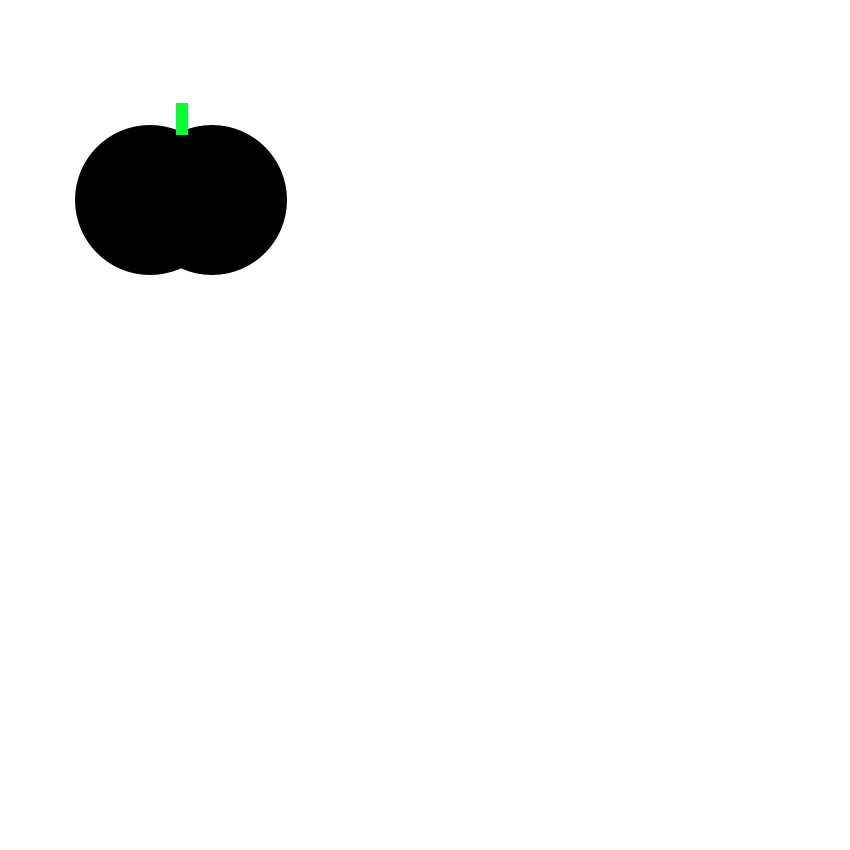
Frame 1 (no input)
Frame 60 (the mouse pressed at the canvas centre just before this capture): identical to frame 1, image omitted
Frame 120 (the mouse held since frame 60 and released just before this capture): identical to frame 1, image omitted

The Processing sketch that drew this single still picture (run headless with seeded random() and noise(); from frame 60 on, the mouse is pressed at the canvas centre):

// Processing sketch: oklol
// ── oklol.pde
void setup () {
 size (850, 850); 
}

void draw(){

background(255, 255, 255);
noStroke();
fill (000000);
ellipse(150, 200, 150, 150);
ellipse(212, 200, 150,150);
fill (5, 255, 50);
rect(176, 103, 12, 32);

if(mouseButton==LEFT){
fill (255, 255, 255);
ellipse(120, 200, 150, 150); 
}
}
